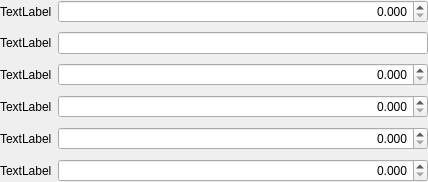
<?xml version="1.0" encoding="UTF-8"?>
<ui version="4.0">
 <class>Dialog</class>
 <widget class="QDialog" name="Dialog">
  <property name="geometry">
   <rect>
    <x>0</x>
    <y>0</y>
    <width>428</width>
    <height>165</height>
   </rect>
  </property>
  <property name="windowTitle">
   <string>Dialog</string>
  </property>
  <layout class="QFormLayout" name="formLayout">
   <property name="verticalSpacing">
    <number>9</number>
   </property>
   <property name="margin">
    <number>0</number>
   </property>
   <item row="0" column="0">
    <widget class="QLabel" name="label">
     <property name="text">
      <string>TextLabel</string>
     </property>
     <property name="buddy">
      <cstring>sbNVoltage</cstring>
     </property>
    </widget>
   </item>
   <item row="0" column="1">
    <widget class="QDoubleSpinBox" name="sbNVoltage">
     <property name="alignment">
      <set>Qt::AlignRight|Qt::AlignTrailing|Qt::AlignVCenter</set>
     </property>
     <property name="decimals">
      <number>3</number>
     </property>
     <property name="field" stdset="0">
      <string>nominal_voltage</string>
     </property>
    </widget>
   </item>
   <item row="1" column="0">
    <widget class="QLabel" name="label_2">
     <property name="text">
      <string>TextLabel</string>
     </property>
     <property name="buddy">
      <cstring>lineEdit</cstring>
     </property>
    </widget>
   </item>
   <item row="2" column="0">
    <widget class="QLabel" name="label_3">
     <property name="text">
      <string>TextLabel</string>
     </property>
     <property name="buddy">
      <cstring>sbPTVoltage</cstring>
     </property>
    </widget>
   </item>
   <item row="2" column="1">
    <widget class="QDoubleSpinBox" name="sbPTVoltage">
     <property name="alignment">
      <set>Qt::AlignRight|Qt::AlignTrailing|Qt::AlignVCenter</set>
     </property>
     <property name="decimals">
      <number>3</number>
     </property>
     <property name="field" stdset="0">
      <string>prime_test_voltage</string>
     </property>
    </widget>
   </item>
   <item row="3" column="0">
    <widget class="QLabel" name="label_4">
     <property name="text">
      <string>TextLabel</string>
     </property>
     <property name="buddy">
      <cstring>spSTVoltage</cstring>
     </property>
    </widget>
   </item>
   <item row="3" column="1">
    <widget class="QDoubleSpinBox" name="spSTVoltage">
     <property name="alignment">
      <set>Qt::AlignRight|Qt::AlignTrailing|Qt::AlignVCenter</set>
     </property>
     <property name="decimals">
      <number>3</number>
     </property>
     <property name="field" stdset="0">
      <string>second_test_voltage</string>
     </property>
    </widget>
   </item>
   <item row="4" column="0">
    <widget class="QLabel" name="label_5">
     <property name="text">
      <string>TextLabel</string>
     </property>
     <property name="buddy">
      <cstring>sbPTVoltage2</cstring>
     </property>
    </widget>
   </item>
   <item row="4" column="1">
    <widget class="QDoubleSpinBox" name="sbPTVoltage2">
     <property name="alignment">
      <set>Qt::AlignRight|Qt::AlignTrailing|Qt::AlignVCenter</set>
     </property>
     <property name="decimals">
      <number>3</number>
     </property>
     <property name="field" stdset="0">
      <string>prime_test_voltage2</string>
     </property>
    </widget>
   </item>
   <item row="5" column="0">
    <widget class="QLabel" name="label_6">
     <property name="text">
      <string>TextLabel</string>
     </property>
     <property name="buddy">
      <cstring>sbPDLevel</cstring>
     </property>
    </widget>
   </item>
   <item row="5" column="1">
    <widget class="QDoubleSpinBox" name="sbPDLevel">
     <property name="alignment">
      <set>Qt::AlignRight|Qt::AlignTrailing|Qt::AlignVCenter</set>
     </property>
     <property name="decimals">
      <number>3</number>
     </property>
     <property name="field" stdset="0">
      <string>pd_level</string>
     </property>
    </widget>
   </item>
   <item row="1" column="1">
    <widget class="QLineEdit" name="lineEdit">
     <property name="field" stdset="0">
      <string>isolation_level</string>
     </property>
    </widget>
   </item>
  </layout>
 </widget>
 <tabstops>
  <tabstop>sbNVoltage</tabstop>
  <tabstop>lineEdit</tabstop>
  <tabstop>sbPTVoltage</tabstop>
  <tabstop>spSTVoltage</tabstop>
  <tabstop>sbPTVoltage2</tabstop>
  <tabstop>sbPDLevel</tabstop>
 </tabstops>
 <resources/>
 <connections/>
</ui>
